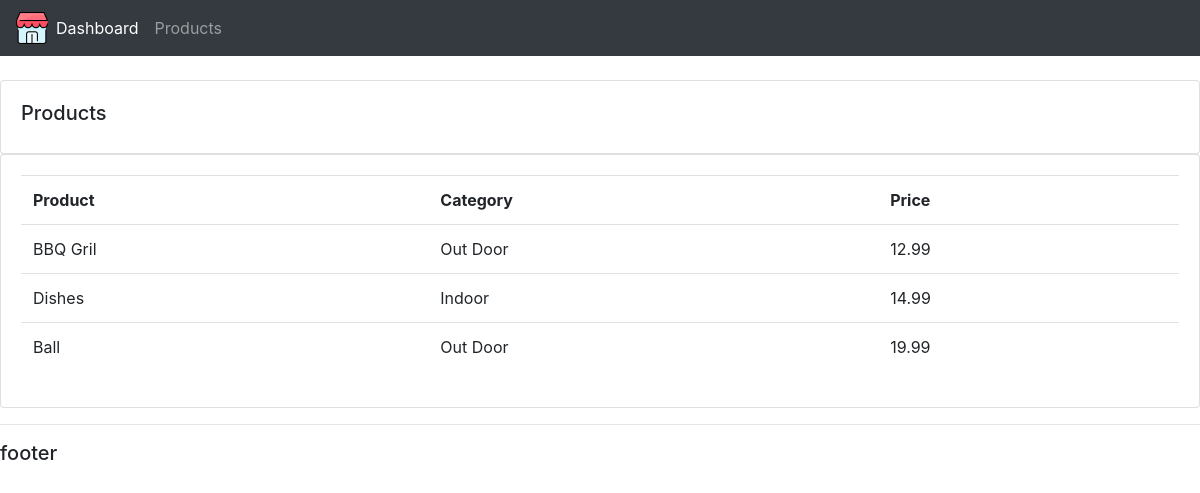
Screenshot of /products/ with the database file from the repository.
### accounts/models.py (models this page shows, shortened)
class Product(models.Model):
    CATEGORY = (
        ('Indoor','Indoor'),
        ('Out Door', 'Out Door')
    )
    name = models.CharField(max_length = 200,  null=True)
    price = models.FloatField( null = True)
    category = models.CharField(max_length = 200,  null=True, choices = CATEGORY)
    description = models.CharField(max_length = 200, null = True)
    date_created = models.DateTimeField(auto_now_add = True, null = True)
    tags = models.ManyToManyField('Tag')

### accounts/views.py (the view)
# urls.py: path('products/',views.products, name='products'),
def products(request):
    products = Product.objects.all()
    return render(request, 'accounts/products.html', {'products':products})

### accounts/templates/accounts/products.html
{% extends 'accounts/main.html' %}
{% block content %}
<br>
<div class = "row">
    <div class = "col-md">
        <div class = "card card-body">
            <h5>Products</h5>
        </div>
        <div class="card card-body">
            <table class="table">
                <tr>
                    <th>Product</th>
                    <th>Category</th>
                    <th>Price</th>
                </tr>
                {% for i in products %}
                    <tr>
                        <td> {{i.name}}</td>
                        <td>{{i.category}}</td>
                        <td>{{i.price}}</td>
                    </tr>
                {% endfor %}
            </table>
        </div>
    </div>
</div>
{% endblock %}

### static/css/main.css (style rules this page uses)
body { background-color: #ebeff5; }

### rows the page displays
Product: name "BBQ Gril", category "Out Door", price "12.99"
Product: name "Dishes", category "Indoor", price "14.99"
Product: name "Ball", category "Out Door", price "19.99"
